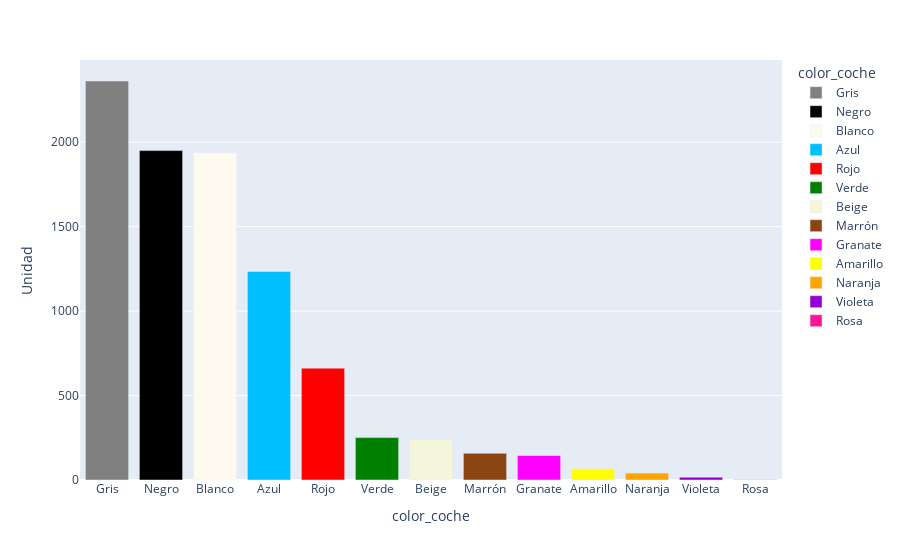

Write notebook code for a chart like this one.
### Code cell
#¿Cómo es la venta por colores?

colores=analisis.groupby(['color_coche'])['Unidad'].sum().reset_index().sort_values('Unidad',ascending=False)

fig = px.bar(colores, x='color_coche', y='Unidad',color='color_coche',color_discrete_map={'Gris':'grey',
                                 'Negro':'black',
                                 'Blanco':'floralwhite','Azul':'deepskyblue',
                                 'Rojo':'red',
                                 'Verde':'green',
                                 'Beige':'beige','Marrón':'saddlebrown',
                                 
                                 'Granate':'magenta',
                                 'Amarillo':'yellow',
                                 'Naranja':'orange',
                                 'Violeta':'darkviolet',
                                 'Rosa':'deeppink',
                                 })
fig.show()

### Figure 1 — Plotly figure (JSON) as saved in the notebook; plotly's stock layout.template omitted (floating-point values rounded to 4 significant figures)
{"data": [{"alignmentgroup": "True", "hovertemplate": "color_coche=%{x}<br>Unidad=%{y}<extra></extra>", "legendgroup": "Gris", "marker": {"color": "grey", "pattern": {"shape": ""}}, "name": "Gris", "offsetgroup": "Gris", "orientation": "v", "showlegend": true, "textposition": "auto", "type": "bar", "x": ["Gris"], "xaxis": "x", "y": [2362], "yaxis": "y"}, {"alignmentgroup": "True", "hovertemplate": "color_coche=%{x}<br>Unidad=%{y}<extra></extra>", "legendgroup": "Negro", "marker": {"color": "black", "pattern": {"shape": ""}}, "name": "Negro", "offsetgroup": "Negro", "orientation": "v", "showlegend": true, "textposition": "auto", "type": "bar", "x": ["Negro"], "xaxis": "x", "y": [1950], "yaxis": "y"}, {"alignmentgroup": "True", "hovertemplate": "color_coche=%{x}<br>Unidad=%{y}<extra></extra>", "legendgroup": "Blanco", "marker": {"color": "floralwhite", "pattern": {"shape": ""}}, "name": "Blanco", "offsetgroup": "Blanco", "orientation": "v", "showlegend": true, "textposition": "auto", "type": "bar", "x": ["Blanco"], "xaxis": "x", "y": [1937], "yaxis": "y"}, {"alignmentgroup": "True", "hovertemplate": "color_coche=%{x}<br>Unidad=%{y}<extra></extra>", "legendgroup": "Azul", "marker": {"color": "deepskyblue", "pattern": {"shape": ""}}, "name": "Azul", "offsetgroup": "Azul", "orientation": "v", "showlegend": true, "textposition": "auto", "type": "bar", "x": ["Azul"], "xaxis": "x", "y": [1234], "yaxis": "y"}, {"alignmentgroup": "True", "hovertemplate": "color_coche=%{x}<br>Unidad=%{y}<extra></extra>", "legendgroup": "Rojo", "marker": {"color": "red", "pattern": {"shape": ""}}, "name": "Rojo", "offsetgroup": "Rojo", "orientation": "v", "showlegend": true, "textposition": "auto", "type": "bar", "x": ["Rojo"], "xaxis": "x", "y": [662], "yaxis": "y"}, {"alignmentgroup": "True", "hovertemplate": "color_coche=%{x}<br>Unidad=%{y}<extra></extra>", "legendgroup": "Verde", "marker": {"color": "green", "pattern": {"shape": ""}}, "name": "Verde", "offsetgroup": "Verde", "orientation": "v", "showlegend": true, "textposition": "auto", "type": "bar", "x": ["Verde"], "xaxis": "x", "y": [251], "yaxis": "y"}, {"alignmentgroup": "True", "hovertemplate": "color_coche=%{x}<br>Unidad=%{y}<extra></extra>", "legendgroup": "Beige", "marker": {"color": "beige", "pattern": {"shape": ""}}, "name": "Beige", "offsetgroup": "Beige", "orientation": "v", "showlegend": true, "textposition": "auto", "type": "bar", "x": ["Beige"], "xaxis": "x", "y": [238], "yaxis": "y"}, {"alignmentgroup": "True", "hovertemplate": "color_coche=%{x}<br>Unidad=%{y}<extra></extra>", "legendgroup": "Marrón", "marker": {"color": "saddlebrown", "pattern": {"shape": ""}}, "name": "Marrón", "offsetgroup": "Marrón", "orientation": "v", "showlegend": true, "textposition": "auto", "type": "bar", "x": ["Marrón"], "xaxis": "x", "y": [158], "yaxis": "y"}, {"alignmentgroup": "True", "hovertemplate": "color_coche=%{x}<br>Unidad=%{y}<extra></extra>", "legendgroup": "Granate", "marker": {"color": "magenta", "pattern": {"shape": ""}}, "name": "Granate", "offsetgroup": "Granate", "orientation": "v", "showlegend": true, "textposition": "auto", "type": "bar", "x": ["Granate"], "xaxis": "x", "y": [145], "yaxis": "y"}, {"alignmentgroup": "True", "hovertemplate": "color_coche=%{x}<br>Unidad=%{y}<extra></extra>", "legendgroup": "Amarillo", "marker": {"color": "yellow", "pattern": {"shape": ""}}, "name": "Amarillo", "offsetgroup": "Amarillo", "orientation": "v", "showlegend": true, "textposition": "auto", "type": "bar", "x": ["Amarillo"], "xaxis": "x", "y": [67], "yaxis": "y"}, {"alignmentgroup": "True", "hovertemplate": "color_coche=%{x}<br>Unidad=%{y}<extra></extra>", "legendgroup": "Naranja", "marker": {"color": "orange", "pattern": {"shape": ""}}, "name": "Naranja", "offsetgroup": "Naranja", "orientation": "v", "showlegend": true, "textposition": "auto", "type": "bar", "x": ["Naranja"], "xaxis": "x", "y": [41], "yaxis": "y"}, {"alignmentgroup": "True", "hovertemplate": "color_coche=%{x}<br>Unidad=%{y}<extra></extra>", "legendgroup": "Violeta", "marker": {"color": "darkviolet", "pattern": {"shape": ""}}, "name": "Violeta", "offsetgroup": "Violeta", "orientation": "v", "showlegend": true, "textposition": "auto", "type": "bar", "x": ["Violeta"], "xaxis": "x", "y": [17], "yaxis": "y"}, {"alignmentgroup": "True", "hovertemplate": "color_coche=%{x}<br>Unidad=%{y}<extra></extra>", "legendgroup": "Rosa", "marker": {"color": "deeppink", "pattern": {"shape": ""}}, "name": "Rosa", "offsetgroup": "Rosa", "orientation": "v", "showlegend": true, "textposition": "auto", "type": "bar", "x": ["Rosa"], "xaxis": "x", "y": [1], "yaxis": "y"}], "layout": {"barmode": "relative", "legend": {"title": {"text": "color_coche"}, "tracegroupgap": 0}, "margin": {"t": 60}, "xaxis": {"anchor": "y", "categoryarray": ["Gris", "Negro", "Blanco", "Azul", "Rojo", "Verde", "Beige", "Marrón", "Granate", "Amarillo", "Naranja", "Violeta", "Rosa"], "categoryorder": "array", "domain": [0, 1], "title": {"text": "color_coche"}}, "yaxis": {"anchor": "x", "domain": [0, 1], "title": {"text": "Unidad"}}}}
